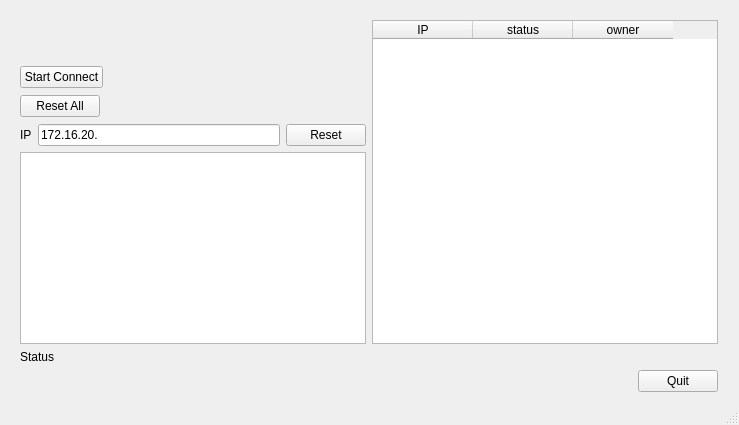
<ui version="4.0" >
 <class>MainWindow</class>
 <widget class="QMainWindow" name="MainWindow" >
  <property name="geometry" >
   <rect>
    <x>0</x>
    <y>0</y>
    <width>739</width>
    <height>425</height>
   </rect>
  </property>
  <property name="windowTitle" >
   <string>MainWindow</string>
  </property>
  <widget class="QWidget" name="centralwidget" >
   <widget class="QWidget" name="layoutWidget" >
    <property name="geometry" >
     <rect>
      <x>20</x>
      <y>20</y>
      <width>698</width>
      <height>372</height>
     </rect>
    </property>
    <layout class="QVBoxLayout" >
     <item>
      <layout class="QHBoxLayout" >
       <item>
        <layout class="QVBoxLayout" >
         <item>
          <layout class="QVBoxLayout" >
           <item>
            <spacer>
             <property name="orientation" >
              <enum>Qt::Vertical</enum>
             </property>
             <property name="sizeHint" >
              <size>
               <width>20</width>
               <height>20</height>
              </size>
             </property>
            </spacer>
           </item>
           <item>
            <layout class="QHBoxLayout" >
             <item>
              <widget class="QPushButton" name="startConnectButton" >
               <property name="text" >
                <string>Start Connect</string>
               </property>
              </widget>
             </item>
             <item>
              <spacer>
               <property name="orientation" >
                <enum>Qt::Horizontal</enum>
               </property>
               <property name="sizeHint" >
                <size>
                 <width>21</width>
                 <height>23</height>
                </size>
               </property>
              </spacer>
             </item>
            </layout>
           </item>
           <item>
            <layout class="QHBoxLayout" >
             <item>
              <widget class="QPushButton" name="resetAllButton" >
               <property name="text" >
                <string>Reset All</string>
               </property>
              </widget>
             </item>
             <item>
              <spacer>
               <property name="orientation" >
                <enum>Qt::Horizontal</enum>
               </property>
               <property name="sizeHint" >
                <size>
                 <width>31</width>
                 <height>23</height>
                </size>
               </property>
              </spacer>
             </item>
            </layout>
           </item>
          </layout>
         </item>
         <item>
          <layout class="QHBoxLayout" >
           <item>
            <widget class="QLabel" name="ipLabel" >
             <property name="text" >
              <string>IP</string>
             </property>
            </widget>
           </item>
           <item>
            <widget class="QLineEdit" name="ipEdit" >
             <property name="text" >
              <string>172.16.20.</string>
             </property>
            </widget>
           </item>
           <item>
            <widget class="QPushButton" name="resetButton" >
             <property name="enabled" >
              <bool>true</bool>
             </property>
             <property name="text" >
              <string>Reset</string>
             </property>
            </widget>
           </item>
          </layout>
         </item>
         <item>
          <widget class="QTextEdit" name="textEdit" >
           <property name="readOnly" >
            <bool>true</bool>
           </property>
          </widget>
         </item>
        </layout>
       </item>
       <item>
        <widget class="QTableWidget" name="ipTable" >
         <property name="midLineWidth" >
          <number>0</number>
         </property>
         <property name="rowCount" >
          <number>0</number>
         </property>
         <property name="columnCount" >
          <number>3</number>
         </property>
         <column>
          <property name="text" >
           <string>IP</string>
          </property>
         </column>
         <column>
          <property name="text" >
           <string>status</string>
          </property>
         </column>
         <column>
          <property name="text" >
           <string>owner</string>
          </property>
         </column>
        </widget>
       </item>
      </layout>
     </item>
     <item>
      <layout class="QVBoxLayout" >
       <item>
        <widget class="QLabel" name="statusLabel" >
         <property name="text" >
          <string>Status</string>
         </property>
        </widget>
       </item>
       <item>
        <layout class="QHBoxLayout" >
         <item>
          <spacer>
           <property name="orientation" >
            <enum>Qt::Horizontal</enum>
           </property>
           <property name="sizeHint" >
            <size>
             <width>611</width>
             <height>20</height>
            </size>
           </property>
          </spacer>
         </item>
         <item>
          <widget class="QPushButton" name="quitButton" >
           <property name="text" >
            <string>Quit</string>
           </property>
          </widget>
         </item>
        </layout>
       </item>
      </layout>
     </item>
    </layout>
   </widget>
  </widget>
  <widget class="QMenuBar" name="menubar" >
   <property name="geometry" >
    <rect>
     <x>0</x>
     <y>0</y>
     <width>739</width>
     <height>20</height>
    </rect>
   </property>
  </widget>
  <widget class="QStatusBar" name="statusbar" />
 </widget>
 <resources/>
 <connections/>
</ui>
